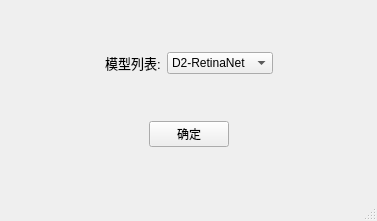
<?xml version="1.0" encoding="UTF-8"?>
<ui version="4.0">
 <class>QtGuiApplicationClass</class>
 <widget class="QMainWindow" name="QtGuiApplicationClass">
  <property name="geometry">
   <rect>
    <x>0</x>
    <y>0</y>
    <width>377</width>
    <height>221</height>
   </rect>
  </property>
  <property name="minimumSize">
   <size>
    <width>377</width>
    <height>221</height>
   </size>
  </property>
  <property name="maximumSize">
   <size>
    <width>377</width>
    <height>221</height>
   </size>
  </property>
  <property name="windowTitle">
   <string>TensorRT模型生成器</string>
  </property>
  <widget class="QWidget" name="centralWidget">
   <layout class="QVBoxLayout" name="verticalLayout">
    <item>
     <layout class="QHBoxLayout" name="horizontalLayout">
      <item>
       <spacer name="horizontalSpacer">
        <property name="orientation">
         <enum>Qt::Horizontal</enum>
        </property>
        <property name="sizeHint" stdset="0">
         <size>
          <width>40</width>
          <height>20</height>
         </size>
        </property>
       </spacer>
      </item>
      <item>
       <widget class="QLabel" name="label">
        <property name="text">
         <string>&lt;html&gt;&lt;head/&gt;&lt;body&gt;&lt;p&gt;&lt;span style=&quot; font-size:10pt;&quot;&gt;模型列表:&lt;/span&gt;&lt;/p&gt;&lt;/body&gt;&lt;/html&gt;</string>
        </property>
       </widget>
      </item>
      <item>
       <widget class="QComboBox" name="comboBox">
        <item>
         <property name="text">
          <string>D2-RetinaNet</string>
         </property>
        </item>
        <item>
         <property name="text">
          <string>D2-Yolov3</string>
         </property>
        </item>
        <item>
         <property name="text">
          <string>Tf-RetinaNet</string>
         </property>
        </item>
       </widget>
      </item>
      <item>
       <spacer name="horizontalSpacer_2">
        <property name="orientation">
         <enum>Qt::Horizontal</enum>
        </property>
        <property name="sizeHint" stdset="0">
         <size>
          <width>40</width>
          <height>20</height>
         </size>
        </property>
       </spacer>
      </item>
     </layout>
    </item>
    <item>
     <layout class="QHBoxLayout" name="horizontalLayout_2">
      <item>
       <spacer name="horizontalSpacer_3">
        <property name="orientation">
         <enum>Qt::Horizontal</enum>
        </property>
        <property name="sizeHint" stdset="0">
         <size>
          <width>40</width>
          <height>20</height>
         </size>
        </property>
       </spacer>
      </item>
      <item>
       <widget class="QPushButton" name="pushButton">
        <property name="text">
         <string>确定</string>
        </property>
       </widget>
      </item>
      <item>
       <spacer name="horizontalSpacer_4">
        <property name="orientation">
         <enum>Qt::Horizontal</enum>
        </property>
        <property name="sizeHint" stdset="0">
         <size>
          <width>40</width>
          <height>20</height>
         </size>
        </property>
       </spacer>
      </item>
     </layout>
    </item>
   </layout>
  </widget>
  <widget class="QStatusBar" name="statusBar"/>
 </widget>
 <layoutdefault spacing="6" margin="11"/>
 <resources>
  <include location="QtGuiApplication.qrc"/>
 </resources>
 <connections/>
</ui>
